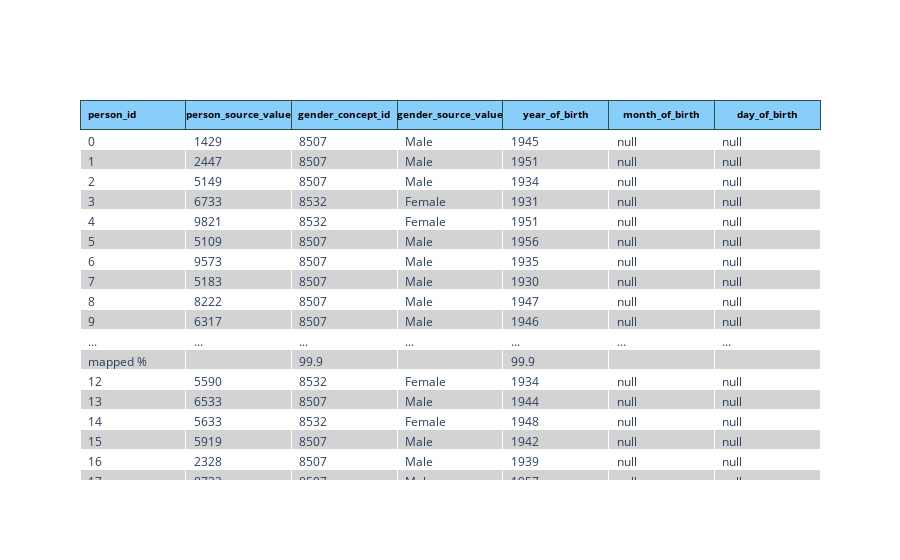

Write notebook code for a chart like this one.
### Code cell
import plotly.express as px
import plotly.graph_objects as go

fig = go.Figure(data=[
                     go.Table(
                        header=dict(values=["<b>" + str(n) + "</b>" for n in list(person_df.columns)], 
                                    align=['left','center'],
                                    line_color='darkslategray',
                                    fill_color='lightskyblue',
                                    font=dict(color='black', size=9.5),
                                   ),
                        cells=dict(values=person_df.values.transpose(),
                                   fill_color = [["white","lightgrey"]*person_df.shape[0]],
                                   align='left'
                                  )
                            )
                       ])
#fig.update_layout(width=1000, height=600)
fig.show()
fig.write_image('person_OMOP.png',scale=6)

### Figure 1 — Plotly figure (JSON) as saved in the notebook; plotly's stock layout.template omitted (floating-point values rounded to 4 significant figures; data arrays with more than 128 entries replaced by an {"elided": "..."} marker saying what was removed)
{"data": [{"cells": {"align": "left", "fill": {"color": {"elided": "1x15602 str values"}}, "values": {"elided": "7x7801 mixed values"}}, "header": {"align": ["left", "center"], "fill": {"color": "lightskyblue"}, "font": {"color": "black", "size": 9.5}, "line": {"color": "darkslategray"}, "values": ["<b>person_id</b>", "<b>person_source_value</b>", "<b>gender_concept_id</b>", "<b>gender_source_value</b>", "<b>year_of_birth</b>", "<b>month_of_birth</b>", "<b>day_of_birth</b>"]}, "type": "table"}], "layout": {}}
